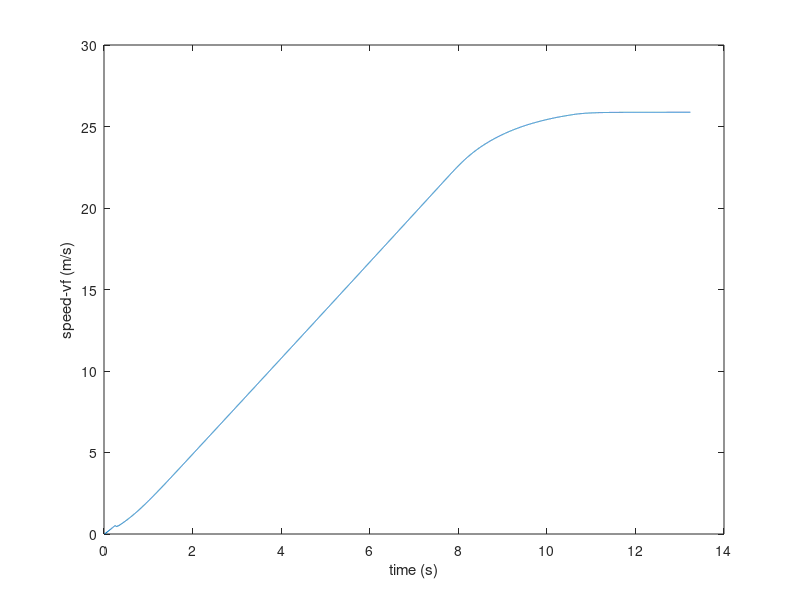
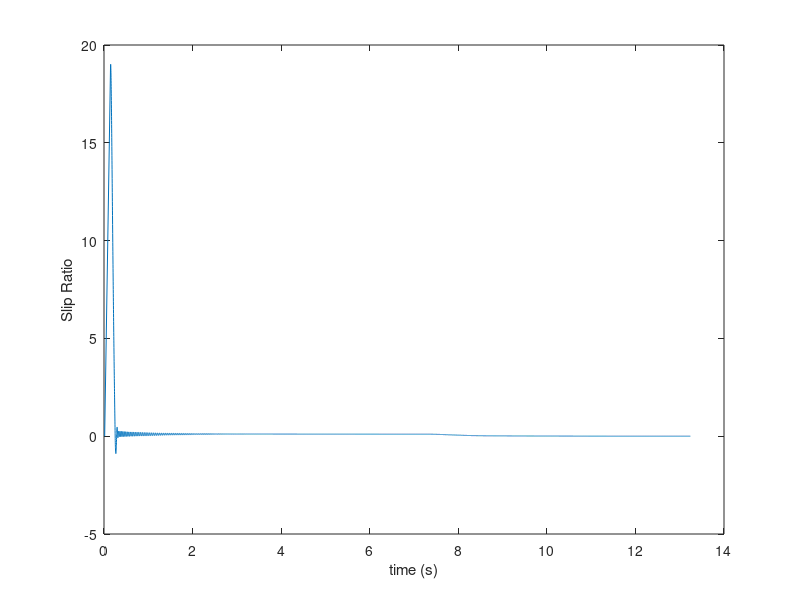
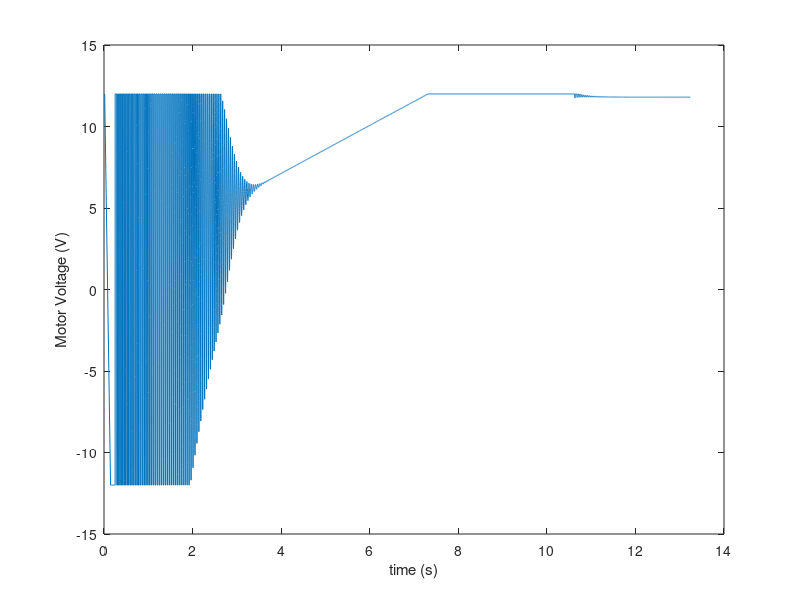

Write the MATLAB code that produced these figures, in order.

% delete all variables
clear;

% close existing figure windows
close ALL;

% load array from file into matlab
% note that columns can be separated by space / tab or commas in matlab
A = load('output.txt');


% time,y1,y2,y3,y4,wb,wf

k = 1;
t  = A(:,k); k = k + 1;

y1 = A(:,k); k = k + 1;
y2 = A(:,k); k = k + 1;
y3 = A(:,k); k = k + 1;

% y4 = A(:,k); k = k + 1;

% wb = A(:,k); k = k + 1;
% wf = A(:,k); k = k + 1;

k = 1;

figure(k); k = k + 1;
plot(t,y1);
ylabel('speed-vf (m/s)');
xlabel('time (s)');


figure(k); k = k + 1;
plot(t,y2);
ylabel('Slip Ratio');
xlabel('time (s)');

figure(k); k = k + 1;
plot(t,y3);
ylabel('Motor Voltage (V)');
xlabel('time (s)');

% figure(k); k = k + 1;
% plot(t,y4);
% ylabel('y4, angle_car_road (rad)');
% xlabel('time (s)');

% figure(k); k = k + 1;
% plot(t,wb);
% ylabel('back wheel velocity, wb (rad/s)');
% xlabel('time (s)');

% figure(k); k = k + 1;
% plot(t,wf);
% ylabel('forward wheel velocity, wf (rad/s)');
% xlabel('time (s)');

% figure(k); k = k + 1;
% plot(t,wb,t,wf,'r');
% ylabel('wheel velocity (rad/s)');
% xlabel('time (s)');
% legend('back wheel velocity wb','forward wheel velocity wf');